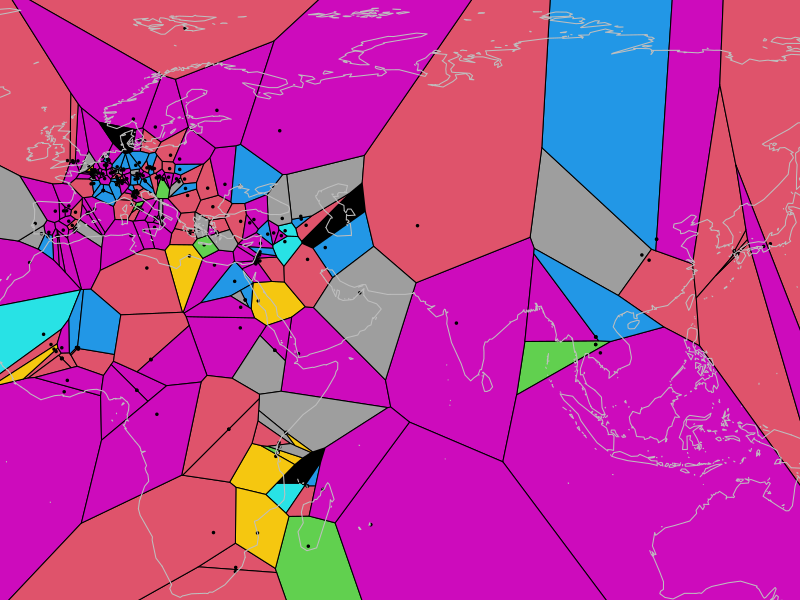

Generate this figure with R:
# install.packages("deldir", dependencies=TRUE)
# install.packages(c("sp", "maps", "maptools", "mapproj"), dependencies=TRUE)

library(deldir)
# library(rworldmap)
require(maps)


setwd("/Users/Evan/Dropbox/Code/chickens")

# import all the data
data <- read.csv("Chicken_Samples_Coordinates_OL_EIP.csv", header=T, strip.white=TRUE, stringsAsFactors=FALSE)

# extract the necessary info, and drop samples with any missing data
pts <- na.omit(data[c('Longtitude', 'Latitude', 'BP')])

# calculate tessellation and triangulation
vtess <- deldir(pts$Longtitude, pts$Latitude)

# convert to tile list
tiles <- tile.list(vtess)

par(mar=c(0,0,0,0))

# setup a plotting window, without any points
plot(pts$Longtitude, pts$Latitude, asp=1, type="n", bty="n", xlab="", ylab="", axes=FALSE)

# plot the Voronoi diagram from the tile list
plot(tiles, fillcol=pts[,'BP'], showpoints=FALSE, add=TRUE, close=FALSE)

# add the points
points(pts$Longtitude, pts$Latitude, pch=20, cex=0.5, col="black")

# plot the map
map('world', interior=F, col='gray', add=T)
